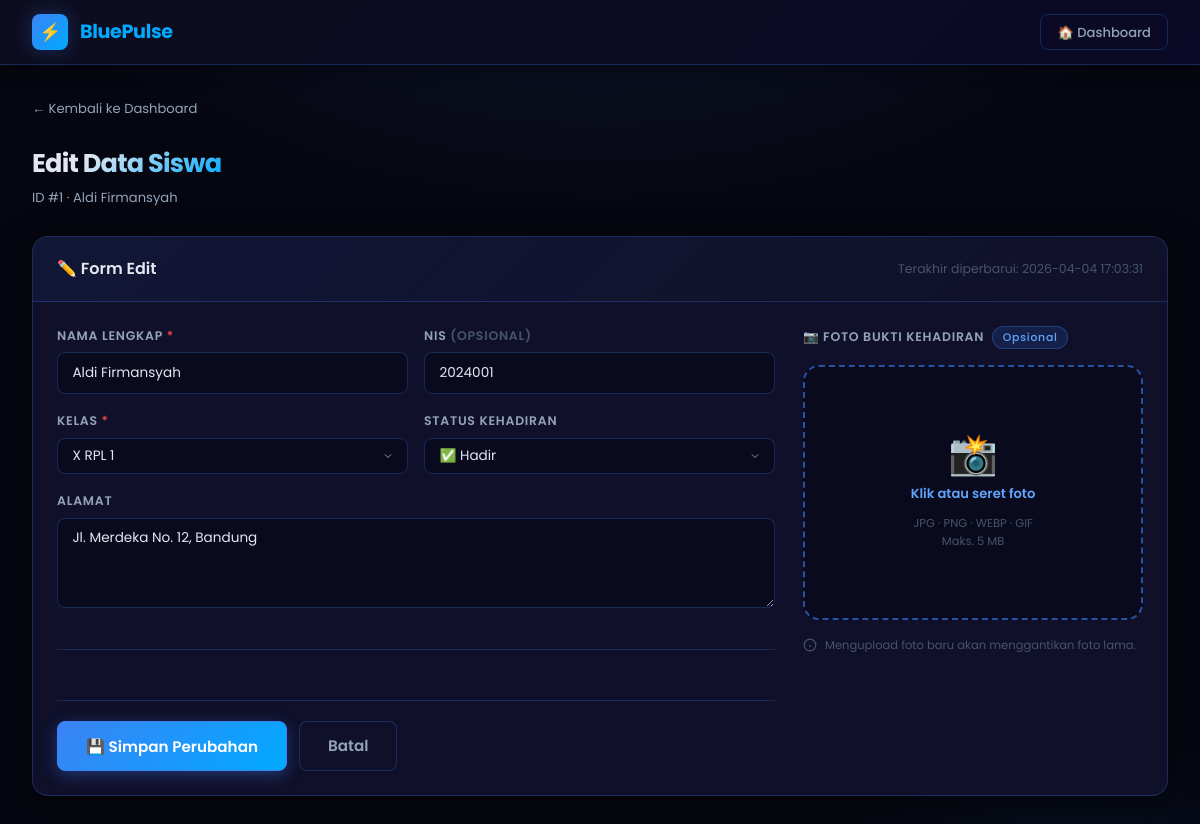
The page /edit.php?id=1 on the database its author committed.
### tables this page shows
CREATE TABLE IF NOT EXISTS students (
    id          INT(11)      AUTO_INCREMENT PRIMARY KEY,
    nis         VARCHAR(20)  DEFAULT NULL,
    name        VARCHAR(100) NOT NULL,
    class       VARCHAR(50)  NOT NULL,
    address     TEXT         DEFAULT NULL,
    attendance  ENUM('Hadir','Tidak') DEFAULT 'Tidak',
    photo       VARCHAR(255) DEFAULT NULL,    
    created_at  TIMESTAMP    DEFAULT CURRENT_TIMESTAMP,
    updated_at  TIMESTAMP    DEFAULT CURRENT_TIMESTAMP ON UPDATE CURRENT_TIMESTAMP
);

### config.php (called while the page is built, shortened)
<?php
function e(string $str): string {
    return htmlspecialchars($str, ENT_QUOTES, 'UTF-8');
}

### edit.php (the view, shortened to what this page needs)
<?php
require_once 'config.php';
$id = filter_input(INPUT_GET, 'id', FILTER_VALIDATE_INT);
$stmt = $pdo->prepare("SELECT * FROM students WHERE id = :id LIMIT 1");
$stmt->execute([':id' => $id]);
$student = $stmt->fetch();
$classes = $pdo->query("SELECT DISTINCT class FROM students ORDER BY class ASC")
               ->fetchAll(PDO::FETCH_COLUMN);
$defaultClasses = ['X RPL 1','X RPL 2','XI RPL 1','XI RPL 2','XII RPL 1','XII RPL 2'];
$allClasses = array_unique(array_merge($defaultClasses, $classes));
sort($allClasses);
$val = fn($key) => e($_POST[$key] ?? $student[$key] ?? '');
?>
<!DOCTYPE html>
<html lang="id">
<head>
    <link rel="stylesheet" href="style.css">
</head>
<body>
<header class="topbar">
    <div class="topbar-inner">
        <div class="topbar-logo">
            <div class="logo-icon">⚡</div>
            <span>Blue<span>Pulse</span></span>
        </div>
        <nav class="topbar-nav">
            <a href="index.php" class="nav-btn">🏠 Dashboard</a>
        </nav>
    </div>
</header>
<main class="page-wrapper">
    <a href="index.php" class="back-link">← Kembali ke Dashboard</a>
    <div class="page-title">
        <div>
            <h1>Edit Data Siswa</h1>
            <p>ID #<?= (int)$student['id'] ?> · <?= e($student['name']) ?></p>
        </div>
    </div>
    <div class="card">
        <div class="card-header">
            <h2>✏️ Form Edit</h2>
            <span style="color:var(--text-muted);font-size:0.78rem">
                Terakhir diperbarui: <?= e($student['updated_at'] ?? $student['created_at']) ?>
            </span>
        </div>
        <div class="card-body">
            <form method="POST" action="proses_edit.php"
                  enctype="multipart/form-data"
                  class="show-spinner">
                <div class="student-form-layout">
                    <div class="form-fields">
                        <div class="form-row">
                            <div class="form-group">
                                <label for="name">Nama Lengkap <span style="color:var(--red)">*</span></label>
                                <input type="text" id="name" name="name"
                                       class="form-control"
                                       required maxlength="100"
                                       value="<?= $val('name') ?>">
                            </div>
                            <div class="form-group">
                                <label for="nis">NIS <span style="color:var(--text-muted)">(Opsional)</span></label>
                                <input type="text" id="nis" name="nis"
                                       class="form-control"
                                       maxlength="20"
                                       value="<?= $val('nis') ?>">
                            </div>
                        </div>
                        <div class="form-row">
                            <div class="form-group">
                                <label for="class">Kelas <span style="color:var(--red)">*</span></label>
                                <select id="class" name="class" class="form-select" required>
                                    <?php foreach ($allClasses as $c): ?>
                                    <option value="<?= e($c) ?>"
                                            <?= ($val('class') === e($c)) ? 'selected' : '' ?>>
                                        <?= e($c) ?>
                                    </option>
                                    <?php endforeach; ?>
                                </select>
                            </div>
                            <div class="form-group">
                                <label for="attendance">Status Kehadiran</label>
                                <select id="attendance" name="attendance" class="form-select" required>
                                    <option value="Hadir" <?= ($val('attendance') === 'Hadir') ? 'selected':'' ?>>✅ Hadir</option>
                                </select>
                            </div>
                        </div>
                        <div class="form-group">
                            <label for="address">Alamat</label>
                            <textarea id="address" name="address"
                                      class="form-control"
                                      maxlength="500"><?= $val('address') ?></textarea>
                        </div>
                        <div class="divider"></div>
                        <div class="form-actions">
                            <button type="submit" class="btn btn-primary btn-lg">💾 Simpan Perubahan</button>
                            <a href="index.php" class="btn btn-secondary btn-lg">Batal</a>
                        </div>
                    </div>
                    <div class="photo-panel">
                        <div class="photo-panel-label">
                            📷 Foto Bukti Kehadiran
                            <span class="badge-opt">Opsional</span>
                        </div>
                        <div class="photo-dropzone" id="photo-dropzone">
                            <div class="dropzone-placeholder" style="display:flex;flex-direction:column;align-items:center;gap:0.6rem;pointer-events:none">
                                <div class="dropzone-icon">📸</div>
                                <div class="dropzone-text">
                                    <?= $student['photo'] ? 'Upload foto pengganti' : 'Klik atau seret foto' ?>
                                </div>
                                <div class="dropzone-sub">JPG · PNG · WEBP · GIF<br>Maks. 5 MB</div>
                            </div>
                        </div>
                        <div class="photo-info-row">
                            <svg width="14" height="14" viewBox="0 0 24 24" fill="none"
                                 stroke="currentColor" stroke-width="2">
                                <circle cx="12" cy="12" r="10"/>
                                <path d="M12 16v-4M12 8h.01"/>
                            </svg>
                            Mengupload foto baru akan menggantikan foto lama.
                        </div>
                    </div>
                </div>
            </form>
        </div>
    </div>
</main>
</body>
</html>

### rows shown on the page
students: id "1", name "Aldi Firmansyah", updated_at "2026-04-04 17:03:31", nis "2024001", attendance "✅ Hadir", address "Jl. Merdeka No. 12, Bandung"

### other values the page prints
form field class "X RPL 1"
